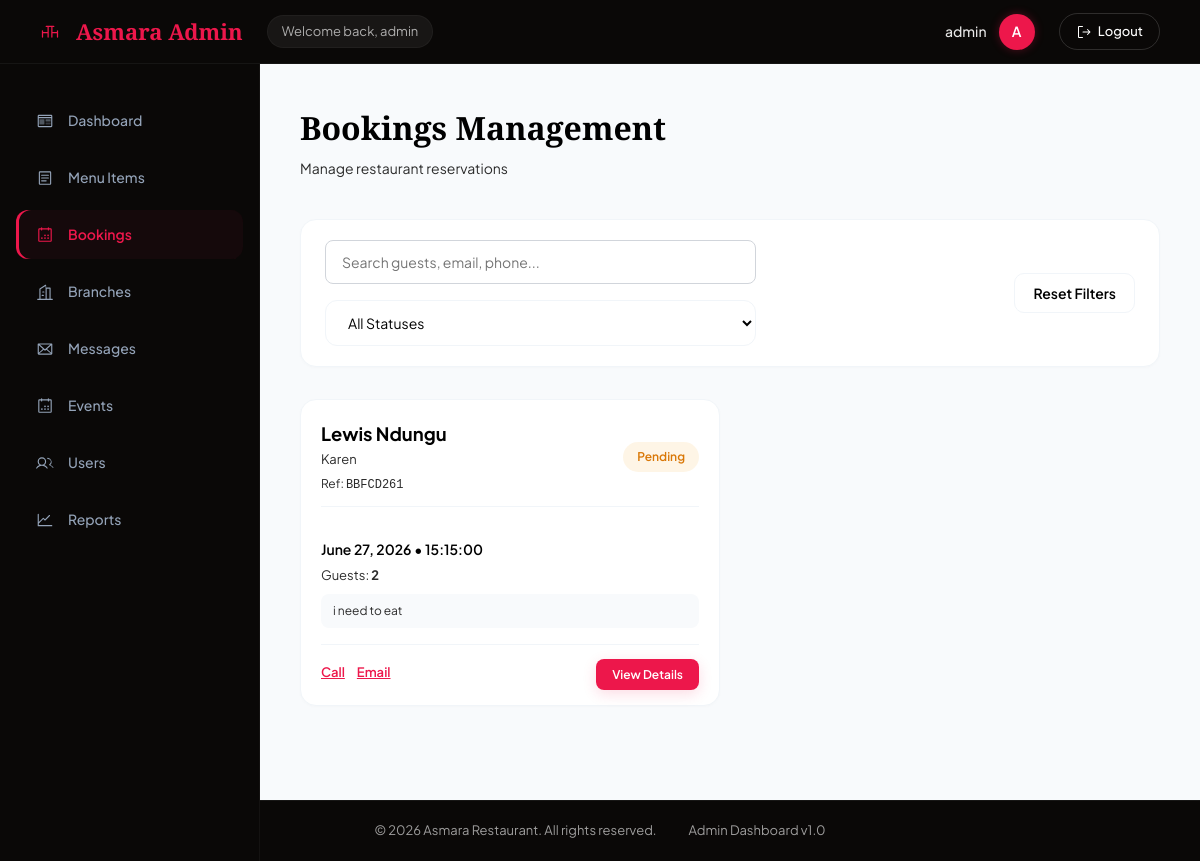
/backend/admin/bookings.php (signed in), run on the app's committed database.
### tables this page shows
CREATE TABLE `bookings` (
  `id` int(11) NOT NULL AUTO_INCREMENT,
  `guest_name` varchar(100) NOT NULL,
  `email` varchar(100) NOT NULL,
  `phone` varchar(20) NOT NULL,
  `booking_date` date NOT NULL,
  `booking_time` time NOT NULL,
  `guest_count` int(11) NOT NULL,
  `branch_id` int(11) NOT NULL,
  `special_requests` text DEFAULT NULL,
  `status` enum('pending','confirmed','completed','cancelled') DEFAULT 'pending',
  `confirmation_code` varchar(20) DEFAULT NULL,
  `created_at` timestamp NOT NULL DEFAULT current_timestamp(),
  `updated_at` timestamp NOT NULL DEFAULT current_timestamp() ON UPDATE current_timestamp(),
  PRIMARY KEY (`id`),
  UNIQUE KEY `confirmation_code` (`confirmation_code`),
  KEY `idx_date` (`booking_date`),
  KEY `idx_status` (`status`),
  KEY `idx_branch` (`branch_id`),
  KEY `idx_email` (`email`),
  KEY `idx_confirmation_code` (`confirmation_code`),
  CONSTRAINT `bookings_ibfk_1` FOREIGN KEY (`branch_id`) REFERENCES `branches` (`id`) ON DELETE CASCADE
);

CREATE TABLE `branches` (
  `id` int(11) NOT NULL AUTO_INCREMENT,
  `name` varchar(100) NOT NULL,
  `address` text NOT NULL,
  `phone` varchar(20) NOT NULL,
  `email` varchar(100) NOT NULL,
  `opening_hours` varchar(100) DEFAULT NULL,
  `capacity` int(11) DEFAULT 50,
  `latitude` decimal(10,8) DEFAULT NULL,
  `longitude` decimal(10,8) DEFAULT NULL,
  `subtitle` varchar(255) DEFAULT NULL,
  `summary` text DEFAULT NULL,
  `long_description` text DEFAULT NULL,
  `seo_keywords` text DEFAULT NULL,
  `hero_image` varchar(255) DEFAULT NULL,
  `created_at` timestamp NOT NULL DEFAULT current_timestamp(),
  `updated_at` timestamp NOT NULL DEFAULT current_timestamp() ON UPDATE current_timestamp(),
  PRIMARY KEY (`id`),
  UNIQUE KEY `name` (`name`),
  KEY `idx_name` (`name`)
);

### backend/database/Connection.php (called while the page is built, shortened)
<?php
class Database {
    private static $instance = null;
    private $connection;
    private function __construct() {
        try {
            $dsn = "mysql:host=" . DB_HOST . ";dbname=" . DB_NAME . ";charset=" . DB_CHARSET;
            $this->connection = new PDO(
                $dsn,
                DB_USER,
                DB_PASS,
                [
                    PDO::ATTR_ERRMODE => PDO::ERRMODE_EXCEPTION,
                    PDO::ATTR_DEFAULT_FETCH_MODE => PDO::FETCH_ASSOC,
                    PDO::ATTR_EMULATE_PREPARES => false,
                ]
            );
        } catch (PDOException $e) {
            die('Database connection failed: ' . $e->getMessage());
        }
    }
    public static function getInstance() {
        if (self::$instance === null) {
            self::$instance = new self();
        }
        return self::$instance;
    }
    public function query($sql, $params = []) {
        try {
            $stmt = $this->connection->prepare($sql);
            $stmt->execute($params);
            return $stmt;
        } catch (PDOException $e) {
            error_log('Database query error: ' . $e->getMessage());
            throw new Exception('Database query failed: ' . $e->getMessage());
        }
    }
    public function getRows($sql, $params = []) {
        $stmt = $this->query($sql, $params);
        return $stmt->fetchAll();
    }
}

### backend/database/BookingRepository.php (called while the page is built, shortened)
<?php
require_once __DIR__ . '/Connection.php';
class BookingRepository {
    private $db;
    public function __construct() {
        $this->db = Database::getInstance();
    }
    public function getAll($status = null, $limit = 100, $offset = 0) {
        $sql = "SELECT b.*, br.name as branch_name FROM bookings b
                JOIN branches br ON b.branch_id = br.id";
        return $this->db->getRows($sql . " ORDER BY b.booking_date DESC, b.booking_time DESC LIMIT ? OFFSET ?",
            [$limit, $offset]);
    }
}

### backend/admin/bookings.php (the view, shortened to what this page needs)
<?php
require_once __DIR__ . '/../database/Connection.php';
require_once __DIR__ . '/../database/BookingRepository.php';
$bookingRepo = new BookingRepository();
$action = $_GET['action'] ?? 'list';
$filter_status = $_GET['filter'] ?? null;
if ($filter_status) {
    $bookings = $bookingRepo->getByStatus($filter_status);
} else {
    $bookings = $bookingRepo->getAll();
}
$booking_detail = null;
?>
<?php include 'header.php'; ?>
            <div class="page-header">
                <h1 class="page-title">Bookings Management</h1>
                <p class="page-subtitle">Manage restaurant reservations</p>
            </div>
            <div class="page-content">
                <?php if ($action === 'view' && $booking_detail): ?>
                    <div class="detail-container">
                        <a href="?action=list" class="back-link">← Back to Bookings</a>
                        <div class="detail-header">
                            <h2>Booking #<?php echo $booking_detail['id']; ?></h2>
                            <span class="status-badge status-<?php echo $booking_detail['status']; ?>">
                                <?php echo ucfirst($booking_detail['status']); ?>
                            </span>
                        </div>
                        <div class="detail-grid">
                            <div class="detail-section">
                                <h3>Guest Information</h3>
                                <div class="detail-item">
                                    <label>Name:</label>
                                    <p><?php echo htmlspecialchars($booking_detail['guest_name']); ?></p>
                                </div>
                                <div class="detail-item">
                                    <label>Email:</label>
                                    <p><a href="mailto:<?php echo htmlspecialchars($booking_detail['email']); ?>">
                                        <?php echo htmlspecialchars($booking_detail['email']); ?>
                                    </a></p>
                                </div>
                                <div class="detail-item">
                                    <label>Phone:</label>
                                    <p><a href="tel:<?php echo htmlspecialchars($booking_detail['phone']); ?>">
                                        <?php echo htmlspecialchars($booking_detail['phone']); ?>
                                    </a></p>
                                </div>
                            </div>
                            <div class="detail-section">
                                <h3>Reservation Details</h3>
                                <div class="detail-item">
                                    <label>Date:</label>
                                    <p><?php echo date('F j, Y', strtotime($booking_detail['booking_date'])); ?></p>
                                </div>
                                <div class="detail-item">
                                    <label>Time:</label>
                                    <p><?php echo htmlspecialchars($booking_detail['booking_time']); ?></p>
                                </div>
                                <div class="detail-item">
                                    <label>Number of Guests:</label>
                                    <p><?php echo htmlspecialchars($booking_detail['guest_count']); ?></p>
                                </div>
                                <div class="detail-item">
                                    <label>Branch:</label>
                                    <p><?php echo htmlspecialchars($booking_detail['branch_name']); ?></p>
                                </div>
                                <div class="detail-item">
                                    <label>Confirmation Code:</label>
                                    <p><code><?php echo htmlspecialchars($booking_detail['confirmation_code']); ?></code></p>
                                </div>
                            </div>
                            <?php if ($booking_detail['special_requests']): ?>
                            <div class="detail-section">
                                <h3>Special Requests</h3>
                                <p><?php echo htmlspecialchars($booking_detail['special_requests']); ?></p>
                            </div>
                            <?php endif; ?>
                            <div class="detail-section">
                                <h3>Booking Timeline</h3>
                                <div class="detail-item">
                                    <label>Created:</label>
                                    <p><?php echo date('F j, Y \a\t H:i', strtotime($booking_detail['created_at'])); ?></p>
                                </div>
                                <div class="detail-item">
                                    <label>Last Updated:</label>
                                    <p><?php echo date('F j, Y \a\t H:i', strtotime($booking_detail['updated_at'])); ?></p>
                                </div>
                            </div>
                        </div>
                        <?php if ($booking_detail['status'] === 'pending'): ?>
                        <div class="action-panel">
                            <h3>Update Status</h3>
                            <form method="POST" class="status-form">
                                <input type="hidden" name="booking_id" value="<?php echo $booking_detail['id']; ?>">
                                <div class="form-group">
                                    <label>New Status:</label>
                                    <select name="status" id="booking-status-select" required>
                                        <option value="">Select new status</option>
                                        <option value="confirmed">Confirm Booking</option>
                                        <option value="cancelled">Cancel Booking</option>
                                    </select>
                                </div>
                                <div class="form-group" id="cancellation-reason-wrap" style="display:none;">
                                    <label>Cancellation Reason:</label>
                                    <textarea name="cancellation_reason" id="cancellation-reason" rows="4" placeholder="Briefly explain why this booking is being cancelled..."></textarea>
                                </div>
                                <button type="submit" class="btn btn-primary">Update Status</button>
                            </form>
                        </div>
                        <?php endif; ?>
                    </div>
                <?php else: ?>
                    <div class="filter-bar-premium">
                        <div class="filter-left-actions">
                            <input
                                type="text"
                                id="booking-search-input"
                                placeholder="Search guests, email, phone..."
                                class="filter-search-input"
                                onkeyup="filterBookings()"
                            >
                            <select id="status-select-filter" class="filter-select" onchange="filterBookings()">
                                <option value="">All Statuses</option>
                            </select>
                        </div>
                        <div class="filter-tabs">
                            <a href="?action=list" class="action-btn" style="background:#ffffff; color:var(--color-text); border:1.5px solid var(--color-border); box-shadow:none; padding:10px 18px; border-radius:10px;">Reset Filters</a>
                        </div>
                    </div>
                    <?php if (!empty($bookings)): ?>
                        <div class="cards-grid" id="bookingsGrid">
                            <?php foreach ($bookings as $booking): ?>
                                <div class="booking-card"
                                     data-status="<?php echo htmlspecialchars($booking['status']); ?>"
                                     data-search="<?php echo htmlspecialchars(strtolower($booking['guest_name'] . ' ' . $booking['email'] . ' ' . $booking['phone'] . ' ' . $booking['confirmation_code'])); ?>">
                                    <div class="booking-card-header">
                                        <div>
                                            <h4 style="margin:0; font-family:var(--font-heading); font-size:1.15rem;"><?php echo htmlspecialchars($booking['guest_name']); ?></h4>
                                            <div class="muted" style="font-size:13px; color:var(--color-text-muted); margin-top:2px;"><?php echo htmlspecialchars($booking['branch_name']); ?></div>
                                            <div style="font-size:12px; color:var(--color-text-muted); margin-top:6px;">
                                                Ref: <code><?php echo htmlspecialchars($booking['confirmation_code']); ?></code>
                                            </div>
                                        </div>
                                        <div style="text-align:right">
                                            <span class="status-badge status-<?php echo $booking['status']; ?>"><?php echo ucfirst($booking['status']); ?></span>
                                        </div>
                                    </div>
                                    <div class="booking-card-body" style="padding:16px 0; border-bottom: 1px solid var(--color-border); margin-bottom:16px;">
                                        <div class="date-time" style="font-size:14px; font-weight:600; color:var(--color-text);"><?php echo date('F j, Y', strtotime($booking['booking_date'])); ?> • <?php echo htmlspecialchars($booking['booking_time']); ?></div>
                                        <div class="guests" style="font-size:13px; margin-top:6px; color:var(--color-text-muted);">Guests: <strong><?php echo htmlspecialchars($booking['guest_count']); ?></strong></div>
                                        <?php if (!empty($booking['special_requests'])): ?>
                                            <div class="muted" style="font-size:12px; margin-top:8px; background:#f8fafc; padding:8px 12px; border-radius:8px; color:var(--color-text-muted);"><?php echo htmlspecialchars($booking['special_requests']); ?></div>
                                        <?php endif; ?>
                                    </div>
                                    <div class="booking-card-footer" style="display:flex; justify-content:space-between; align-items:center;">
                                        <div class="contact-links" style="display:flex; gap:12px; font-size:13px;">
                                            <a href="tel:<?php echo htmlspecialchars($booking['phone']); ?>" style="color:var(--color-primary); font-weight:600;">Call</a>
                                            <a href="mailto:<?php echo htmlspecialchars($booking['email']); ?>" style="color:var(--color-primary); font-weight:600;">Email</a>
                                        </div>
                                        <div class="actions">
                                            <a href="?action=view&id=<?php echo $booking['id']; ?>" class="action-btn" style="padding:8px 16px; border-radius:8px; font-size:12px;">View Details</a>
                                        </div>
                                    </div>
                                </div>
                            <?php endforeach; ?>
                        </div>
                    <?php else: ?>
                        <div class="empty-state">
                            <p>No bookings found</p>
                        </div>
                    <?php endif; ?>
                <?php endif; ?>
            </div>
<?php include 'footer.php'; ?>

### data on the page
bookings: guest_name "Lewis Ndungu", branch.name "Karen", confirmation_code "BBFCD261", status "Pending", booking_date "June 27, 2026", booking_time "15:15:00", guest_count "2", special_requests "i need to eat"

### other printed values
$current_user['username'] "admin"
substr($current_user['username'], 0, 1) "A"
